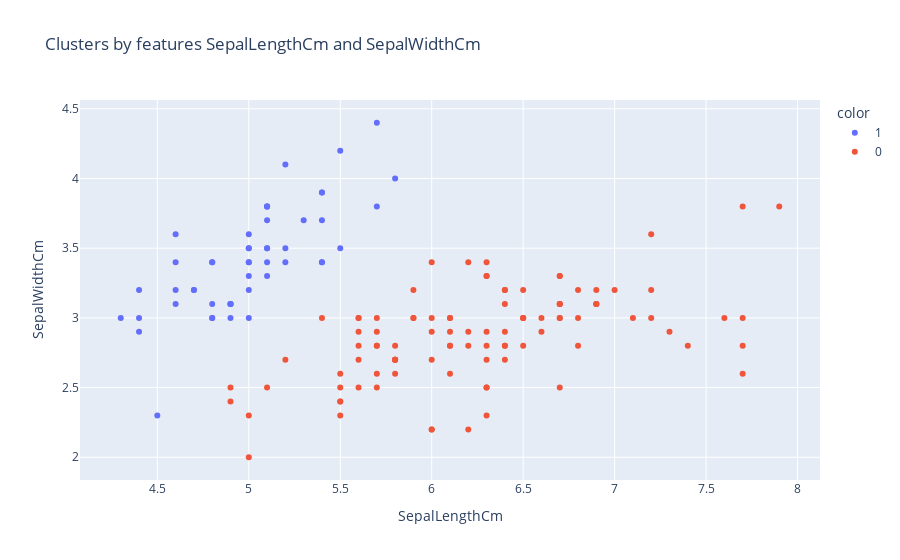

The notebook cell saved with this chart:
### Code cell
# Visualization of clusters by SepalLengthCm and SepalWidthCm
fig4 = px.scatter(data, x='SepalLengthCm', y='SepalWidthCm',
                  color=data['cluster'].astype(str),
                  title='Clusters by features SepalLengthCm and SepalWidthCm')
fig4.show()

### Figure 1 — Plotly figure (JSON) as saved in the notebook; plotly's stock layout.template omitted (floating-point values rounded to 4 significant figures)
{"data": [{"hovertemplate": "color=1<br>SepalLengthCm=%{x}<br>SepalWidthCm=%{y}<extra></extra>", "legendgroup": "1", "marker": {"color": "#636efa", "symbol": "circle"}, "mode": "markers", "name": "1", "orientation": "v", "showlegend": true, "type": "scatter", "x": [5.1, 4.9, 4.7, 4.6, 5, 5.4, 4.6, 5, 4.4, 4.9, 5.4, 4.8, 4.8, 4.3, 5.8, 5.7, 5.4, 5.1, 5.7, 5.1, 5.4, 5.1, 4.6, 5.1, 4.8, 5, 5, 5.2, 5.2, 4.7, 4.8, 5.4, 5.2, 5.5, 4.9, 5, 5.5, 4.9, 4.4, 5.1, 5, 4.5, 4.4, 5, 5.1, 4.8, 5.1, 4.6, 5.3, 5], "xaxis": "x", "y": [3.5, 3, 3.2, 3.1, 3.6, 3.9, 3.4, 3.4, 2.9, 3.1, 3.7, 3.4, 3, 3, 4, 4.4, 3.9, 3.5, 3.8, 3.8, 3.4, 3.7, 3.6, 3.3, 3.4, 3, 3.4, 3.5, 3.4, 3.2, 3.1, 3.4, 4.1, 4.2, 3.1, 3.2, 3.5, 3.1, 3, 3.4, 3.5, 2.3, 3.2, 3.5, 3.8, 3, 3.8, 3.2, 3.7, 3.3], "yaxis": "y"}, {"hovertemplate": "color=0<br>SepalLengthCm=%{x}<br>SepalWidthCm=%{y}<extra></extra>", "legendgroup": "0", "marker": {"color": "#EF553B", "symbol": "circle"}, "mode": "markers", "name": "0", "orientation": "v", "showlegend": true, "type": "scatter", "x": [7, 6.4, 6.9, 5.5, 6.5, 5.7, 6.3, 4.9, 6.6, 5.2, 5, 5.9, 6, 6.1, 5.6, 6.7, 5.6, 5.8, 6.2, 5.6, 5.9, 6.1, 6.3, 6.1, 6.4, 6.6, 6.8, 6.7, 6, 5.7, 5.5, 5.5, 5.8, 6, 5.4, 6, 6.7, 6.3, 5.6, 5.5, 5.5, 6.1, 5.8, 5, 5.6, 5.7, 5.7, 6.2, 5.1, 5.7, 6.3, 5.8, 7.1, 6.3, 6.5, 7.6, 4.9, 7.3, 6.7, 7.2, 6.5, 6.4, 6.8, 5.7, 5.8, 6.4, 6.5, 7.7, 7.7, 6, 6.9, 5.6, 7.7, 6.3, 6.7, 7.2, 6.2, 6.1, 6.4, 7.2, 7.4, 7.9, 6.4, 6.3, 6.1, 7.7, 6.3, 6.4, 6, 6.9, 6.7, 6.9, 5.8, 6.8, 6.7, 6.7, 6.3, 6.5, 6.2, 5.9], "xaxis": "x", "y": [3.2, 3.2, 3.1, 2.3, 2.8, 2.8, 3.3, 2.4, 2.9, 2.7, 2, 3, 2.2, 2.9, 2.9, 3.1, 3, 2.7, 2.2, 2.5, 3.2, 2.8, 2.5, 2.8, 2.9, 3, 2.8, 3, 2.9, 2.6, 2.4, 2.4, 2.7, 2.7, 3, 3.4, 3.1, 2.3, 3, 2.5, 2.6, 3, 2.6, 2.3, 2.7, 3, 2.9, 2.9, 2.5, 2.8, 3.3, 2.7, 3, 2.9, 3, 3, 2.5, 2.9, 2.5, 3.6, 3.2, 2.7, 3, 2.5, 2.8, 3.2, 3, 3.8, 2.6, 2.2, 3.2, 2.8, 2.8, 2.7, 3.3, 3.2, 2.8, 3, 2.8, 3, 2.8, 3.8, 2.8, 2.8, 2.6, 3, 3.4, 3.1, 3, 3.1, 3.1, 3.1, 2.7, 3.2, 3.3, 3, 2.5, 3, 3.4, 3], "yaxis": "y"}], "layout": {"legend": {"title": {"text": "color"}, "tracegroupgap": 0}, "title": {"text": "Clusters by features SepalLengthCm and SepalWidthCm"}, "xaxis": {"anchor": "y", "domain": [0, 1], "title": {"text": "SepalLengthCm"}}, "yaxis": {"anchor": "x", "domain": [0, 1], "title": {"text": "SepalWidthCm"}}}}
